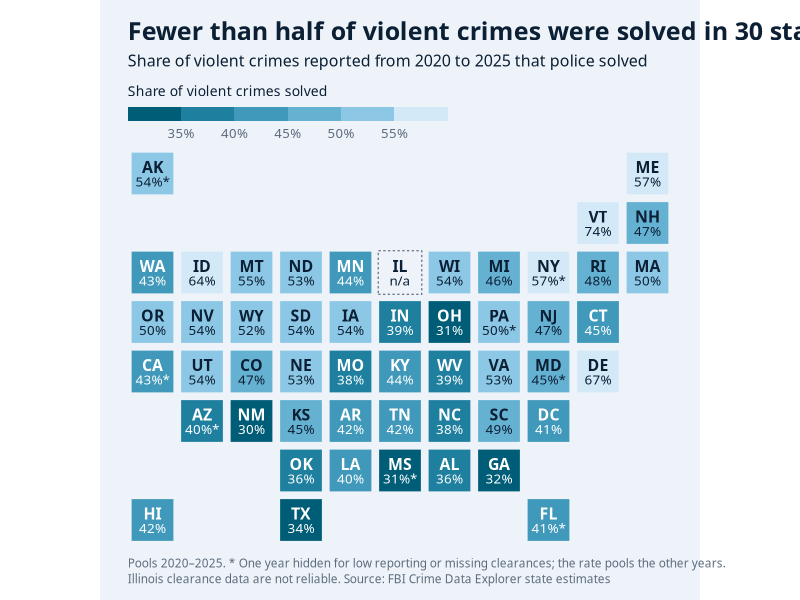
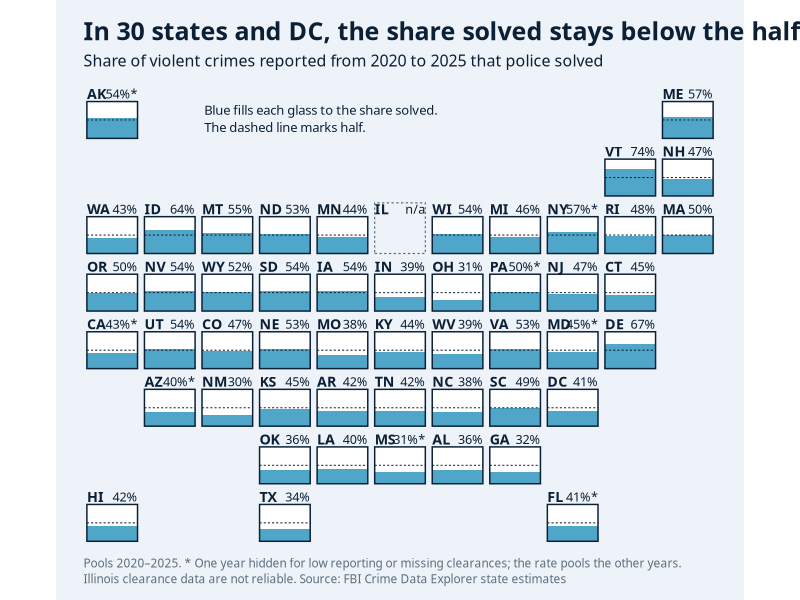
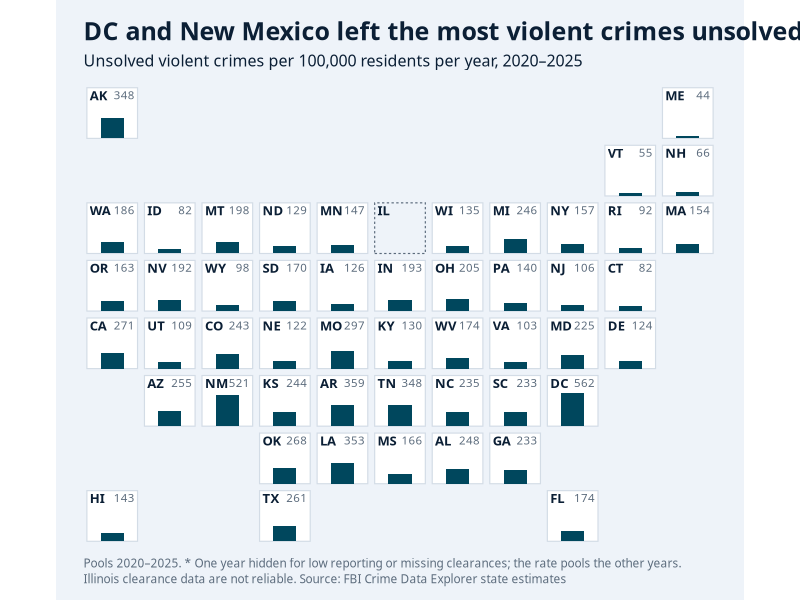

R code for these plots, in order: (Note: this script raises an error after producing the figures.)
## Tile maps and charts of solved and unsolved violent crime by state, 2020-2025
##
## Reads analysis/state-unsolved-2020-2025.csv from state-unsolved-2020-2025-data.R

library(tidyverse)
library(scales)
library(ggrepel)

chart_colors <- c(
  ink = "#0B1F35", muted = "#5B6B7C", grid = "#D3DCE6", surface = "#EEF3F9",
  tile = "#FFFFFF", solved = "#4FA6C8", unsolved = "#00475D", empty = "#C9D4DE"
)
chart_font <- "Public Sans"

caption <- str_c(
  "Pools 2020–2025. * One year hidden for low reporting or missing clearances; the rate pools the other years.\n",
  "Illinois clearance data are not reliable. Source: FBI Crime Data Explorer state estimates"
)

### tile grid from the published map, row 1 at the top
grid <- tribble(
  ~state_abbr, ~col, ~row,
  "AK", 1, 1, "ME", 11, 1,
  "VT", 10, 2, "NH", 11, 2,
  "WA", 1, 3, "ID", 2, 3, "MT", 3, 3, "ND", 4, 3, "MN", 5, 3, "IL", 6, 3,
  "WI", 7, 3, "MI", 8, 3, "NY", 9, 3, "RI", 10, 3, "MA", 11, 3,
  "OR", 1, 4, "NV", 2, 4, "WY", 3, 4, "SD", 4, 4, "IA", 5, 4, "IN", 6, 4,
  "OH", 7, 4, "PA", 8, 4, "NJ", 9, 4, "CT", 10, 4,
  "CA", 1, 5, "UT", 2, 5, "CO", 3, 5, "NE", 4, 5, "MO", 5, 5, "KY", 6, 5,
  "WV", 7, 5, "VA", 8, 5, "MD", 9, 5, "DE", 10, 5,
  "AZ", 2, 6, "NM", 3, 6, "KS", 4, 6, "AR", 5, 6, "TN", 6, 6, "NC", 7, 6,
  "SC", 8, 6, "DC", 9, 6,
  "OK", 4, 7, "LA", 5, 7, "MS", 6, 7, "AL", 7, 7, "GA", 8, 7,
  "HI", 1, 8, "TX", 4, 8, "FL", 9, 8
)

states <- read_csv("analysis/state-unsolved-2020-2025.csv", show_col_types = FALSE) |>
  inner_join(grid, by = join_by(state_abbr), relationship = "one-to-one") |>
  mutate(
    x = col,
    y = -row,
    star = if_else(year_missing & !no_data, "*", ""),
    solved_label = if_else(no_data, "n/a", str_c(percent(pct_solved, 1), star)),
    unsolved_label = if_else(no_data, "n/a", str_c(percent(pct_unsolved, 1), star))
  )
stopifnot(nrow(states) == 51)

half <- 0.44

theme_tiles <- function() {
  theme_void(base_family = chart_font, base_size = 12) +
    theme(
      plot.background = element_rect(fill = chart_colors[["surface"]], color = NA),
      plot.title = element_text(color = chart_colors[["ink"]], face = "bold", size = 18, margin = margin(b = 6)),
      plot.subtitle = element_text(color = chart_colors[["ink"]], size = 11.5, margin = margin(b = 10), lineheight = 1.15),
      plot.title.position = "plot",
      plot.caption = element_text(color = chart_colors[["muted"]], size = 8.5, hjust = 0, lineheight = 1.1, margin = margin(t = 10)),
      plot.caption.position = "plot",
      legend.position = "top",
      legend.justification = "left",
      legend.title = element_text(color = chart_colors[["ink"]], size = 10),
      legend.text = element_text(color = chart_colors[["muted"]], size = 9.5),
      plot.margin = margin(16, 20, 10, 20)
    )
}

tile_base <- function(df = states) {
  ggplot(df, aes(x, y)) +
    coord_equal(xlim = c(0.5, 11.5), ylim = c(-8.5, -0.5), expand = FALSE, clip = "off")
}

no_data_tile <- function(df = states) {
  geom_tile(
    data = filter(df, no_data), width = 2 * half, height = 2 * half,
    fill = chart_colors[["surface"]], color = chart_colors[["muted"]], linetype = "22", linewidth = 0.4
  )
}

save_chart <- function(plot, file, width = 9.5, height = 7.4) {
  ggsave(file.path("analysis", file), plot, width = width, height = height, dpi = 200, bg = chart_colors[["surface"]])
}

### 1. Tile color by share solved ----------------------------------------------

solve_breaks <- c(0.35, 0.40, 0.45, 0.50, 0.55)
solve_colors <- c("#00475d", "#007392", "#4fa6c8", "#9ed4ef", "#d4e9f8", "#f3f9fd")

tile_color <- tile_base() +
  geom_tile(
    data = filter(states, !no_data), aes(fill = pct_solved),
    width = 2 * half, height = 2 * half, color = chart_colors[["surface"]], linewidth = 0.6
  ) +
  no_data_tile() +
  geom_text(
    aes(y = y + 0.13, label = state_abbr, color = pct_solved < 0.45 & !no_data),
    family = chart_font, fontface = "bold", size = 4
  ) +
  geom_text(
    aes(y = y - 0.17, label = solved_label, color = pct_solved < 0.45 & !no_data),
    family = chart_font, size = 3.4
  ) +
  scale_fill_stepsn(
    colors = solve_colors, breaks = solve_breaks, limits = c(0.25, 0.75),
    labels = percent, name = "Share of violent crimes solved", guide = guide_colorsteps(
      barwidth = unit(16, "lines"), barheight = unit(0.7, "lines"), title.position = "top", even.steps = TRUE
    )
  ) +
  scale_color_manual(values = c(`TRUE` = "#FFFFFF", `FALSE` = chart_colors[["ink"]]), guide = "none") +
  labs(
    title = "Fewer than half of violent crimes were solved in 30 states and DC",
    subtitle = "Share of violent crimes reported from 2020 to 2025 that police solved",
    caption = caption
  ) +
  theme_tiles()

save_chart(tile_color, "state-map-1-solved-color.png")

### 2. Tile filled to the share solved ------------------------------------------

fill_rows <- filter(states, !no_data)

### label strip on top, glass below it
glass_top <- 0.2
glass_bottom <- -half
glass_rows <- mutate(
  fill_rows,
  ymin = y + glass_bottom,
  ymax = y + glass_top,
  level = ymin + (ymax - ymin) * pct_solved,
  mid = (ymin + ymax) / 2
)

tile_fill <- tile_base() +
  geom_rect(
    data = glass_rows, aes(xmin = x - half, xmax = x + half, ymin = ymin, ymax = ymax),
    fill = chart_colors[["tile"]]
  ) +
  geom_rect(
    data = glass_rows, aes(xmin = x - half, xmax = x + half, ymin = ymin, ymax = level),
    fill = chart_colors[["solved"]]
  ) +
  geom_segment(
    data = glass_rows, aes(x = x - half, xend = x + half, y = mid, yend = mid),
    color = chart_colors[["ink"]], linewidth = 0.35, linetype = "22"
  ) +
  geom_rect(
    data = glass_rows, aes(xmin = x - half, xmax = x + half, ymin = ymin, ymax = ymax),
    fill = NA, color = chart_colors[["ink"]], linewidth = 0.5
  ) +
  no_data_tile() +
  geom_text(
    aes(x = x - half, y = y + 0.33, label = state_abbr),
    hjust = 0, family = chart_font, fontface = "bold", size = 3.6, color = chart_colors[["ink"]]
  ) +
  geom_text(
    aes(x = x + half, y = y + 0.33, label = solved_label),
    hjust = 1, family = chart_font, size = 3.2, color = chart_colors[["ink"]]
  ) +
  annotate(
    "text", x = 2.6, y = -1.1, hjust = 0, vjust = 0.5, lineheight = 1.1,
    family = chart_font, size = 3.3, color = chart_colors[["ink"]],
    label = "Blue fills each glass to the share solved.\nThe dashed line marks half."
  ) +
  labs(
    title = "In 30 states and DC, the share solved stays below the halfway line",
    subtitle = "Share of violent crimes reported from 2020 to 2025 that police solved",
    caption = caption
  ) +
  theme_tiles()

save_chart(tile_fill, "state-map-2-solved-fill.png")

### 3. Bar height by unsolved crimes per 100,000 residents ----------------------

bar_max <- 0.58
bar_scale <- bar_max / max(states$unsolved_per_100k, na.rm = TRUE)

tile_bars <- tile_base() +
  geom_tile(
    data = fill_rows, width = 2 * half, height = 2 * half,
    fill = chart_colors[["tile"]], color = chart_colors[["grid"]], linewidth = 0.4
  ) +
  geom_rect(
    data = fill_rows,
    aes(xmin = x - 0.2, xmax = x + 0.2, ymin = y - half, ymax = y - half + unsolved_per_100k * bar_scale),
    fill = chart_colors[["unsolved"]]
  ) +
  no_data_tile() +
  geom_text(
    aes(x = x - half + 0.05, y = y + half - 0.06, label = state_abbr),
    hjust = 0, vjust = 1, family = chart_font, fontface = "bold", size = 3.3, color = chart_colors[["ink"]]
  ) +
  geom_text(
    data = fill_rows,
    aes(x = x + half - 0.05, y = y + half - 0.06, label = comma(unsolved_per_100k, 1)),
    hjust = 1, vjust = 1, family = chart_font, size = 2.9, color = chart_colors[["muted"]]
  ) +
  labs(
    title = "DC and New Mexico left the most violent crimes unsolved per resident",
    subtitle = "Unsolved violent crimes per 100,000 residents per year, 2020–2025",
    caption = caption
  ) +
  theme_tiles()

save_chart(tile_bars, "state-map-3-unsolved-per-100k.png")

### 4. Square area by number unsolved, colored by majority unsolved --------------

square_max <- 0.56
square_scale <- square_max / sqrt(max(states$unsolved_all_years, na.rm = TRUE))

square_rows <- fill_rows |>
  mutate(
    side = sqrt(unsolved_all_years) * square_scale,
    majority = if_else(pct_unsolved > 0.5, "More than half unsolved", "Half or fewer unsolved")
  )

tile_squares <- tile_base() +
  geom_tile(
    data = fill_rows, width = 2 * half, height = 2 * half,
    fill = chart_colors[["tile"]], color = chart_colors[["grid"]], linewidth = 0.4
  ) +
  geom_rect(
    data = square_rows,
    aes(xmin = x - side / 2, xmax = x + side / 2, ymin = y - half + 0.04, ymax = y - half + 0.04 + side, fill = majority)
  ) +
  no_data_tile() +
  geom_text(
    aes(x = x - half + 0.05, y = y + half - 0.06, label = state_abbr),
    hjust = 0, vjust = 1, family = chart_font, fontface = "bold", size = 3.3, color = chart_colors[["ink"]]
  ) +
  geom_text(
    data = square_rows,
    aes(x = x + half - 0.05, y = y + half - 0.06, label = label_number(scale_cut = cut_short_scale(), accuracy = 1)(unsolved_all_years)),
    hjust = 1, vjust = 1, family = chart_font, size = 2.9, color = chart_colors[["muted"]]
  ) +
  scale_fill_manual(
    values = c("More than half unsolved" = chart_colors[["unsolved"]], "Half or fewer unsolved" = "#9ED4EF"),
    name = NULL
  ) +
  labs(
    title = "California and Texas hold over a quarter of unsolved violent crimes",
    subtitle = "Square area shows unsolved violent crimes from 2020 to 2025",
    caption = caption
  ) +
  theme_tiles()

save_chart(tile_squares, "state-map-4-unsolved-count.png")

### 5. Ranked bars, solved and unsolved summing to 100% --------------------------

ranked <- fill_rows |>
  mutate(state_abbr = fct_reorder(str_c(state_abbr, star), pct_solved)) |>
  select(state_abbr, Solved = pct_solved, Unsolved = pct_unsolved) |>
  pivot_longer(-state_abbr, names_to = "status", values_to = "share") |>
  mutate(status = factor(status, c("Unsolved", "Solved")))

ranked_bars <- ggplot(ranked, aes(share, state_abbr, fill = status)) +
  geom_col(width = 0.78, color = chart_colors[["surface"]], linewidth = 0.3) +
  geom_vline(xintercept = 0.5, color = chart_colors[["ink"]], linewidth = 0.5, linetype = "22") +
  geom_text(
    data = filter(ranked, status == "Solved"),
    aes(x = 0.012, label = percent(share, 1)),
    hjust = 0, family = chart_font, size = 2.6, color = chart_colors[["ink"]]
  ) +
  scale_x_continuous(labels = percent, breaks = seq(0, 1, 0.25), expand = expansion(0)) +
  scale_fill_manual(values = c(Solved = "#9ED4EF", Unsolved = chart_colors[["unsolved"]]), name = NULL, breaks = c("Solved", "Unsolved")) +
  labs(
    title = "Vermont solved 74% of violent crimes. New Mexico solved 30%",
    subtitle = "Share of violent crimes reported from 2020 to 2025, ranked by share solved",
    x = NULL, y = NULL,
    caption = caption
  ) +
  theme_minimal(base_family = chart_font, base_size = 11) +
  theme(
    plot.background = element_rect(fill = chart_colors[["surface"]], color = NA),
    panel.grid = element_blank(),
    axis.text.y = element_text(color = chart_colors[["ink"]], size = 8, face = "bold"),
    axis.text.x = element_text(color = chart_colors[["muted"]]),
    plot.title = element_text(color = chart_colors[["ink"]], face = "bold", size = 15),
    plot.subtitle = element_text(color = chart_colors[["ink"]], size = 11, margin = margin(b = 6)),
    plot.title.position = "plot",
    plot.caption = element_text(color = chart_colors[["muted"]], size = 8, hjust = 0, lineheight = 1.1),
    plot.caption.position = "plot",
    legend.position = "top",
    legend.justification = "left",
    plot.margin = margin(16, 20, 10, 16)
  )

save_chart(ranked_bars, "state-map-5-ranked.png", width = 8, height = 10)

### 6. Crime rate against share unsolved -----------------------------------------

years <- 6

### reference lines at the US crime rate and the US share unsolved, which
### pools every state but Illinois like the site's US solve rate
us_crime_rate <- sum(states$reported_all) / years / sum(states$pop_2025) * 1e5
us_unsolved <- sum(fill_rows$unsolved) / sum(fill_rows$reported)

regions <- read_csv("data/csg-regions.csv", show_col_types = FALSE)

### states, not counting DC, where more than half of violent crimes went unsolved
majority_unsolved <- filter(fill_rows, pct_unsolved > 0.5)
n_majority_states <- sum(majority_unsolved$state_abbr != "DC")
dc_majority <- "DC" %in% majority_unsolved$state_abbr
scatter_title <- str_c(
  "In ", n_majority_states, " states", if (dc_majority) " and DC" else "",
  ", most violent crimes from 2020 to 2025 went unsolved"
)

scatter_rows <- fill_rows |>
  left_join(regions, by = join_by(state_name), relationship = "one-to-one") |>
  mutate(crime_per_100k = reported_all / years / pop_2025 * 1e5)
stopifnot(!anyNA(scatter_rows$csg_region))

region_colors <- c(Southern = "#eb6834", Western = "#eda100", Midwestern = "#1baf7a", Eastern = "#2a78d6")

quadrant_labels <- tribble(
  ~crime_per_100k, ~pct_unsolved, ~hjust, ~vjust, ~label,
  1000, 0.735, 1, 1, "More crime,\nmore unsolved",
  1000, 0.255, 1, 0, "More crime,\nmore solved",
  0, 0.735, 0, 1, "Less crime,\nmore unsolved",
  0, 0.255, 0, 0, "Less crime,\nmore solved"
)

### points is the bubble layer, so the chart can use one color or color by region
scatter_plot <- function(points, ...) {
  ggplot(scatter_rows, aes(crime_per_100k, pct_unsolved)) +
    geom_hline(yintercept = us_unsolved, color = chart_colors[["muted"]], linewidth = 0.4, linetype = "22") +
    geom_vline(xintercept = us_crime_rate, color = chart_colors[["muted"]], linewidth = 0.4, linetype = "22") +
    annotate(
      "text", x = us_crime_rate + 8, y = 0.255, hjust = 0, vjust = 0, family = chart_font, size = 2.9,
      color = chart_colors[["muted"]], label = str_c("U.S. rate, ", comma(us_crime_rate, 1))
    ) +
    annotate(
      "text", x = 1000, y = us_unsolved + 0.005, hjust = 1, vjust = 0, family = chart_font, size = 2.9,
      color = chart_colors[["muted"]], label = str_c("U.S. share unsolved, ", percent(us_unsolved, 1))
    ) +
    geom_text(
      data = quadrant_labels, aes(label = label, hjust = hjust, vjust = vjust),
      family = chart_font, size = 3.2, fontface = "italic", lineheight = 1, color = "#9AA8B6"
    ) +
    points +
    geom_text_repel(
      aes(label = state_abbr, point.size = sqrt(unsolved_all_years / max(unsolved_all_years)) * 12),
      family = chart_font, fontface = "bold", size = 2.8, color = chart_colors[["ink"]],
      box.padding = 0.2, point.padding = 0.05, min.segment.length = 0.3,
      segment.color = chart_colors[["muted"]], segment.size = 0.25, seed = 1, max.overlaps = Inf
    ) +
    list(...) +
    scale_x_continuous(labels = comma, limits = c(0, 1000), expand = expansion(c(0, 0.08))) +
    scale_y_continuous(labels = percent, limits = c(0.25, 0.735)) +
    scale_size_area(
      max_size = 12, breaks = c(1e5, 3e5, 6e5), labels = label_number(scale_cut = cut_short_scale()),
      name = "Unsolved crimes", guide = guide_legend(override.aes = list(fill = chart_colors[["muted"]]), order = 2)
    ) +
    labs(
      title = scatter_title,
      subtitle = "Violent crime rate and share of violent crimes unsolved by state. Bubbles are sized by unsolved crimes",
      x = "Violent crimes per 100,000 residents per year",
      y = "Share of violent crimes unsolved",
      caption = caption
    ) +
    theme_minimal(base_family = chart_font, base_size = 11) +
    theme(
      plot.background = element_rect(fill = chart_colors[["surface"]], color = NA),
      panel.grid.minor = element_blank(),
      panel.grid.major = element_line(color = "#E2E8EF", linewidth = 0.3),
      axis.title = element_text(color = chart_colors[["muted"]], size = 10),
      axis.text = element_text(color = chart_colors[["muted"]]),
      plot.title = element_text(color = chart_colors[["ink"]], face = "bold", size = 16),
      plot.subtitle = element_text(color = chart_colors[["ink"]], size = 11, margin = margin(b = 8)),
      plot.title.position = "plot",
      plot.caption = element_text(color = chart_colors[["muted"]], size = 8, hjust = 0, lineheight = 1.1),
      plot.caption.position = "plot",
      legend.position = "top",
      legend.justification = "left",
      legend.title = element_text(color = chart_colors[["ink"]], size = 10),
      plot.margin = margin(16, 20, 10, 16)
    )
}

scatter <- scatter_plot(
  geom_point(
    aes(size = unsolved_all_years),
    shape = 21, fill = chart_colors[["solved"]], color = chart_colors[["surface"]], stroke = 0.8, alpha = 0.9
  )
)
save_chart(scatter, "state-map-6-rate-vs-unsolved.png", width = 9.5, height = 7.4)

scatter_region <- scatter_plot(
  geom_point(
    aes(size = unsolved_all_years, fill = csg_region),
    shape = 21, color = chart_colors[["surface"]], stroke = 0.8, alpha = 0.9
  ),
  scale_fill_manual(
    values = region_colors, breaks = names(region_colors), name = NULL,
    guide = guide_legend(override.aes = list(size = 5), order = 1)
  )
)
save_chart(scatter_region, "state-map-6b-rate-vs-unsolved-region.png", width = 9.5, height = 7.4)
